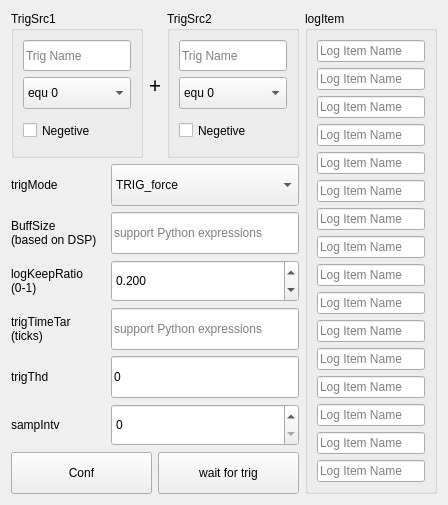
      <widget class="QWidget" name="tab_2">
       <attribute name="title">
        <string>trig</string>
       </attribute>
       <layout class="QHBoxLayout" name="horizontalLayout_18">
        <item>
         <layout class="QVBoxLayout" name="verticalLayout_13" stretch="7,2,2,2,2,2,2,2">
          <item>
           <layout class="QHBoxLayout" name="horizontalLayout_10">
            <item>
             <widget class="QGroupBox" name="groupBox_10">
              <property name="title">
               <string>TrigSrc1</string>
              </property>
              <layout class="QVBoxLayout" name="verticalLayout">
               <item>
                <widget class="QLineEdit" name="lineEdit_S">
                 <property name="sizePolicy">
                  <sizepolicy hsizetype="Expanding" vsizetype="Preferred">
                   <horstretch>0</horstretch>
                   <verstretch>0</verstretch>
                  </sizepolicy>
                 </property>
                 <property name="placeholderText">
                  <string>Trig Name</string>
                 </property>
                </widget>
               </item>
               <item>
                <widget class="QComboBox" name="comboBox">
                 <property name="sizePolicy">
                  <sizepolicy hsizetype="Preferred" vsizetype="Preferred">
                   <horstretch>0</horstretch>
                   <verstretch>0</verstretch>
                  </sizepolicy>
                 </property>
                 <property name="currentIndex">
                  <number>5</number>
                 </property>
                 <item>
                  <property name="text">
                   <string>int16</string>
                  </property>
                 </item>
                 <item>
                  <property name="text">
                   <string>uint16</string>
                  </property>
                 </item>
                 <item>
                  <property name="text">
                   <string>int32</string>
                  </property>
                 </item>
                 <item>
                  <property name="text">
                   <string>uint32</string>
                  </property>
                 </item>
                 <item>
                  <property name="text">
                   <string>float</string>
                  </property>
                 </item>
                 <item>
                  <property name="text">
                   <string>equ 0</string>
                  </property>
                 </item>
                </widget>
               </item>
               <item>
                <widget class="QCheckBox" name="checkBox">
                 <property name="sizePolicy">
                  <sizepolicy hsizetype="Minimum" vsizetype="Preferred">
                   <horstretch>0</horstretch>
                   <verstretch>0</verstretch>
                  </sizepolicy>
                 </property>
                 <property name="text">
                  <string>Negetive</string>
                 </property>
                </widget>
               </item>
              </layout>
             </widget>
            </item>
            <item>
             <widget class="QLabel" name="label">
              <property name="font">
               <font>
                <family>Adobe Heiti Std</family>
                <pointsize>16</pointsize>
               </font>
              </property>
              <property name="text">
               <string>+</string>
              </property>
             </widget>
            </item>
            <item>
             <widget class="QGroupBox" name="groupBox_11">
              <property name="title">
               <string>TrigSrc2</string>
              </property>
              <layout class="QVBoxLayout" name="verticalLayout_11">
               <item>
                <widget class="QLineEdit" name="lineEdit_S_2">
                 <property name="sizePolicy">
                  <sizepolicy hsizetype="Expanding" vsizetype="Preferred">
                   <horstretch>0</horstretch>
                   <verstretch>0</verstretch>
                  </sizepolicy>
                 </property>
                 <property name="placeholderText">
                  <string>Trig Name</string>
                 </property>
                </widget>
               </item>
               <item>
                <widget class="QComboBox" name="comboBox_2">
                 <property name="sizePolicy">
                  <sizepolicy hsizetype="Preferred" vsizetype="Preferred">
                   <horstretch>0</horstretch>
                   <verstretch>0</verstretch>
                  </sizepolicy>
                 </property>
                 <property name="currentIndex">
                  <number>5</number>
                 </property>
                 <item>
                  <property name="text">
                   <string>int16</string>
                  </property>
                 </item>
                 <item>
                  <property name="text">
                   <string>uint16</string>
                  </property>
                 </item>
                 <item>
                  <property name="text">
                   <string>int32</string>
                  </property>
                 </item>
                 <item>
                  <property name="text">
                   <string>uint32</string>
                  </property>
                 </item>
                 <item>
                  <property name="text">
                   <string>float</string>
                  </property>
                 </item>
                 <item>
                  <property name="text">
                   <string>equ 0</string>
                  </property>
                 </item>
                </widget>
               </item>
               <item>
                <widget class="QCheckBox" name="checkBox_2">
                 <property name="sizePolicy">
                  <sizepolicy hsizetype="Minimum" vsizetype="Preferred">
                   <horstretch>0</horstretch>
                   <verstretch>0</verstretch>
                  </sizepolicy>
                 </property>
                 <property name="text">
                  <string>Negetive</string>
                 </property>
                </widget>
               </item>
              </layout>
             </widget>
            </item>
           </layout>
          </item>
          <item>
           <layout class="QHBoxLayout" name="horizontalLayout_17" stretch="1,2">
            <item>
             <widget class="QLabel" name="label_7">
              <property name="text">
               <string>trigMode</string>
              </property>
             </widget>
            </item>
            <item>
             <widget class="QComboBox" name="comboBox_trigMode">
              <property name="sizePolicy">
               <sizepolicy hsizetype="Preferred" vsizetype="Preferred">
                <horstretch>0</horstretch>
                <verstretch>0</verstretch>
               </sizepolicy>
              </property>
              <item>
               <property name="text">
                <string>TRIG_force</string>
               </property>
              </item>
              <item>
               <property name="text">
                <string>TRIG_edge_up</string>
               </property>
              </item>
              <item>
               <property name="text">
                <string>TRIG_edge_down</string>
               </property>
              </item>
              <item>
               <property name="text">
                <string>TRIG_edge_both</string>
               </property>
              </item>
              <item>
               <property name="text">
                <string>TRIG_pulse_highLong</string>
               </property>
              </item>
              <item>
               <property name="text">
                <string>TRIG_pulse_highShort</string>
               </property>
              </item>
              <item>
               <property name="text">
                <string>TRIG_pulse_lowLong</string>
               </property>
              </item>
              <item>
               <property name="text">
                <string>TRIG_pulse_lowShort</string>
               </property>
              </item>
             </widget>
            </item>
           </layout>
          </item>
          <item>
           <layout class="QHBoxLayout" name="horizontalLayout_11" stretch="1,2">
            <item>
             <widget class="QLabel" name="label_2">
              <property name="text">
               <string>BuffSize
(based on DSP)</string>
              </property>
             </widget>
            </item>
            <item>
             <widget class="QLineEdit" name="lineEdit_buffSize">
              <property name="sizePolicy">
               <sizepolicy hsizetype="Expanding" vsizetype="Preferred">
                <horstretch>0</horstretch>
                <verstretch>0</verstretch>
               </sizepolicy>
              </property>
              <property name="text">
               <string/>
              </property>
              <property name="placeholderText">
               <string>support Python expressions</string>
              </property>
             </widget>
            </item>
           </layout>
          </item>
          <item>
           <layout class="QHBoxLayout" name="horizontalLayout_12" stretch="1,2">
            <item>
             <widget class="QLabel" name="label_3">
              <property name="text">
               <string>logKeepRatio
(0-1)</string>
              </property>
             </widget>
            </item>
            <item>
             <widget class="QDoubleSpinBox" name="doubleSpinBox">
              <property name="sizePolicy">
               <sizepolicy hsizetype="Minimum" vsizetype="Preferred">
                <horstretch>0</horstretch>
                <verstretch>0</verstretch>
               </sizepolicy>
              </property>
              <property name="decimals">
               <number>3</number>
              </property>
              <property name="maximum">
               <double>1.000000000000000</double>
              </property>
              <property name="singleStep">
               <double>0.100000000000000</double>
              </property>
              <property name="value">
               <double>0.200000000000000</double>
              </property>
             </widget>
            </item>
           </layout>
          </item>
          <item>
           <layout class="QHBoxLayout" name="horizontalLayout_13" stretch="1,2">
            <item>
             <widget class="QLabel" name="label_4">
              <property name="text">
               <string>trigTimeTar
(ticks)</string>
              </property>
             </widget>
            </item>
            <item>
             <widget class="QLineEdit" name="lineEdit_trigtime">
              <property name="sizePolicy">
               <sizepolicy hsizetype="Expanding" vsizetype="Preferred">
                <horstretch>0</horstretch>
                <verstretch>0</verstretch>
               </sizepolicy>
              </property>
              <property name="text">
               <string/>
              </property>
              <property name="placeholderText">
               <string>support Python expressions</string>
              </property>
             </widget>
            </item>
           </layout>
          </item>
          <item>
           <layout class="QHBoxLayout" name="horizontalLayout_14" stretch="1,2">
            <item>
             <widget class="QLabel" name="label_5">
              <property name="text">
               <string>trigThd</string>
              </property>
             </widget>
            </item>
            <item>
             <widget class="QLineEdit" name="lineEdit_trigThd">
              <property name="sizePolicy">
               <sizepolicy hsizetype="Expanding" vsizetype="Preferred">
                <horstretch>0</horstretch>
                <verstretch>0</verstretch>
               </sizepolicy>
              </property>
              <property name="text">
               <string>0</string>
              </property>
              <property name="placeholderText">
               <string>支持python表达式</string>
              </property>
             </widget>
            </item>
           </layout>
          </item>
          <item>
           <layout class="QHBoxLayout" name="horizontalLayout_15" stretch="1,2">
            <item>
             <widget class="QLabel" name="label_6">
              <property name="text">
               <string>sampIntv</string>
              </property>
             </widget>
            </item>
            <item>
             <widget class="QSpinBox" name="spinBox">
              <property name="sizePolicy">
               <sizepolicy hsizetype="Minimum" vsizetype="Preferred">
                <horstretch>0</horstretch>
                <verstretch>0</verstretch>
               </sizepolicy>
              </property>
              <property name="maximum">
               <number>9999</number>
              </property>
             </widget>
            </item>
           </layout>
          </item>
          <item>
           <layout class="QHBoxLayout" name="horizontalLayout_16">
            <item>
             <widget class="QPushButton" name="pushButton_trigCfg">
              <property name="sizePolicy">
               <sizepolicy hsizetype="Minimum" vsizetype="Preferred">
                <horstretch>0</horstretch>
                <verstretch>0</verstretch>
               </sizepolicy>
              </property>
              <property name="text">
               <string>Conf</string>
              </property>
             </widget>
            </item>
            <item>
             <widget class="QPushButton" name="pushButton_np">
              <property name="sizePolicy">
               <sizepolicy hsizetype="Minimum" vsizetype="Preferred">
                <horstretch>0</horstretch>
                <verstretch>0</verstretch>
               </sizepolicy>
              </property>
              <property name="text">
               <string>wait for trig</string>
              </property>
             </widget>
            </item>
           </layout>
          </item>
         </layout>
        </item>
        <item>
         <widget class="QGroupBox" name="groupBox_12">
          <property name="title">
           <string>logItem</string>
          </property>
          <layout class="QVBoxLayout" name="verticalLayout_12">
           <item>
            <widget class="QLineEdit" name="lineEdit_L">
             <property name="sizePolicy">
              <sizepolicy hsizetype="Expanding" vsizetype="Preferred">
               <horstretch>0</horstretch>
               <verstretch>0</verstretch>
              </sizepolicy>
             </property>
             <property name="placeholderText">
              <string>Log Item Name</string>
             </property>
            </widget>
           </item>
           <item>
            <widget class="QLineEdit" name="lineEdit_L_2">
             <property name="sizePolicy">
              <sizepolicy hsizetype="Expanding" vsizetype="Preferred">
               <horstretch>0</horstretch>
               <verstretch>0</verstretch>
              </sizepolicy>
             </property>
             <property name="placeholderText">
              <string>Log Item Name</string>
             </property>
            </widget>
           </item>
           <item>
            <widget class="QLineEdit" name="lineEdit_L_3">
             <property name="sizePolicy">
              <sizepolicy hsizetype="Expanding" vsizetype="Preferred">
               <horstretch>0</horstretch>
               <verstretch>0</verstretch>
              </sizepolicy>
             </property>
             <property name="placeholderText">
              <string>Log Item Name</string>
             </property>
            </widget>
           </item>
           <item>
            <widget class="QLineEdit" name="lineEdit_L_4">
             <property name="sizePolicy">
              <sizepolicy hsizetype="Expanding" vsizetype="Preferred">
               <horstretch>0</horstretch>
               <verstretch>0</verstretch>
              </sizepolicy>
             </property>
             <property name="placeholderText">
              <string>Log Item Name</string>
             </property>
            </widget>
           </item>
           <item>
            <widget class="QLineEdit" name="lineEdit_L_5">
             <property name="sizePolicy">
              <sizepolicy hsizetype="Expanding" vsizetype="Preferred">
               <horstretch>0</horstretch>
               <verstretch>0</verstretch>
              </sizepolicy>
             </property>
             <property name="placeholderText">
              <string>Log Item Name</string>
             </property>
            </widget>
           </item>
           <item>
            <widget class="QLineEdit" name="lineEdit_L_6">
             <property name="sizePolicy">
              <sizepolicy hsizetype="Expanding" vsizetype="Preferred">
               <horstretch>0</horstretch>
               <verstretch>0</verstretch>
              </sizepolicy>
             </property>
             <property name="placeholderText">
              <string>Log Item Name</string>
             </property>
            </widget>
           </item>
           <item>
            <widget class="QLineEdit" name="lineEdit_L_7">
             <property name="sizePolicy">
              <sizepolicy hsizetype="Expanding" vsizetype="Preferred">
               <horstretch>0</horstretch>
               <verstretch>0</verstretch>
              </sizepolicy>
             </property>
             <property name="placeholderText">
              <string>Log Item Name</string>
             </property>
            </widget>
           </item>
           <item>
            <widget class="QLineEdit" name="lineEdit_L_8">
             <property name="sizePolicy">
              <sizepolicy hsizetype="Expanding" vsizetype="Preferred">
               <horstretch>0</horstretch>
               <verstretch>0</verstretch>
              </sizepolicy>
             </property>
             <property name="placeholderText">
              <string>Log Item Name</string>
             </property>
            </widget>
           </item>
           <item>
            <widget class="QLineEdit" name="lineEdit_L_9">
             <property name="sizePolicy">
              <sizepolicy hsizetype="Expanding" vsizetype="Preferred">
               <horstretch>0</horstretch>
               <verstretch>0</verstretch>
              </sizepolicy>
             </property>
             <property name="placeholderText">
              <string>Log Item Name</string>
             </property>
            </widget>
           </item>
           <item>
            <widget class="QLineEdit" name="lineEdit_L_10">
             <property name="sizePolicy">
              <sizepolicy hsizetype="Expanding" vsizetype="Preferred">
               <horstretch>0</horstretch>
               <verstretch>0</verstretch>
              </sizepolicy>
             </property>
             <property name="placeholderText">
              <string>Log Item Name</string>
             </property>
            </widget>
           </item>
           <item>
            <widget class="QLineEdit" name="lineEdit_L_11">
             <property name="sizePolicy">
              <sizepolicy hsizetype="Expanding" vsizetype="Preferred">
               <horstretch>0</horstretch>
               <verstretch>0</verstretch>
              </sizepolicy>
             </property>
             <property name="placeholderText">
              <string>Log Item Name</string>
             </property>
            </widget>
           </item>
           <item>
            <widget class="QLineEdit" name="lineEdit_L_12">
             <property name="sizePolicy">
              <sizepolicy hsizetype="Expanding" vsizetype="Preferred">
               <horstretch>0</horstretch>
               <verstretch>0</verstretch>
              </sizepolicy>
             </property>
             <property name="placeholderText">
              <string>Log Item Name</string>
             </property>
            </widget>
           </item>
           <item>
            <widget class="QLineEdit" name="lineEdit_L_13">
             <property name="sizePolicy">
              <sizepolicy hsizetype="Expanding" vsizetype="Preferred">
               <horstretch>0</horstretch>
               <verstretch>0</verstretch>
              </sizepolicy>
             </property>
             <property name="placeholderText">
              <string>Log Item Name</string>
             </property>
            </widget>
           </item>
           <item>
            <widget class="QLineEdit" name="lineEdit_L_14">
             <property name="sizePolicy">
              <sizepolicy hsizetype="Expanding" vsizetype="Preferred">
               <horstretch>0</horstretch>
               <verstretch>0</verstretch>
              </sizepolicy>
             </property>
             <property name="placeholderText">
              <string>Log Item Name</string>
             </property>
            </widget>
           </item>
           <item>
            <widget class="QLineEdit" name="lineEdit_L_15">
             <property name="sizePolicy">
              <sizepolicy hsizetype="Expanding" vsizetype="Preferred">
               <horstretch>0</horstretch>
               <verstretch>0</verstretch>
              </sizepolicy>
             </property>
             <property name="placeholderText">
              <string>Log Item Name</string>
             </property>
            </widget>
           </item>
           <item>
            <widget class="QLineEdit" name="lineEdit_L_16">
             <property name="sizePolicy">
              <sizepolicy hsizetype="Expanding" vsizetype="Preferred">
               <horstretch>0</horstretch>
               <verstretch>0</verstretch>
              </sizepolicy>
             </property>
             <property name="placeholderText">
              <string>Log Item Name</string>
             </property>
            </widget>
           </item>
          </layout>
         </widget>
        </item>
       </layout>
      </widget>
